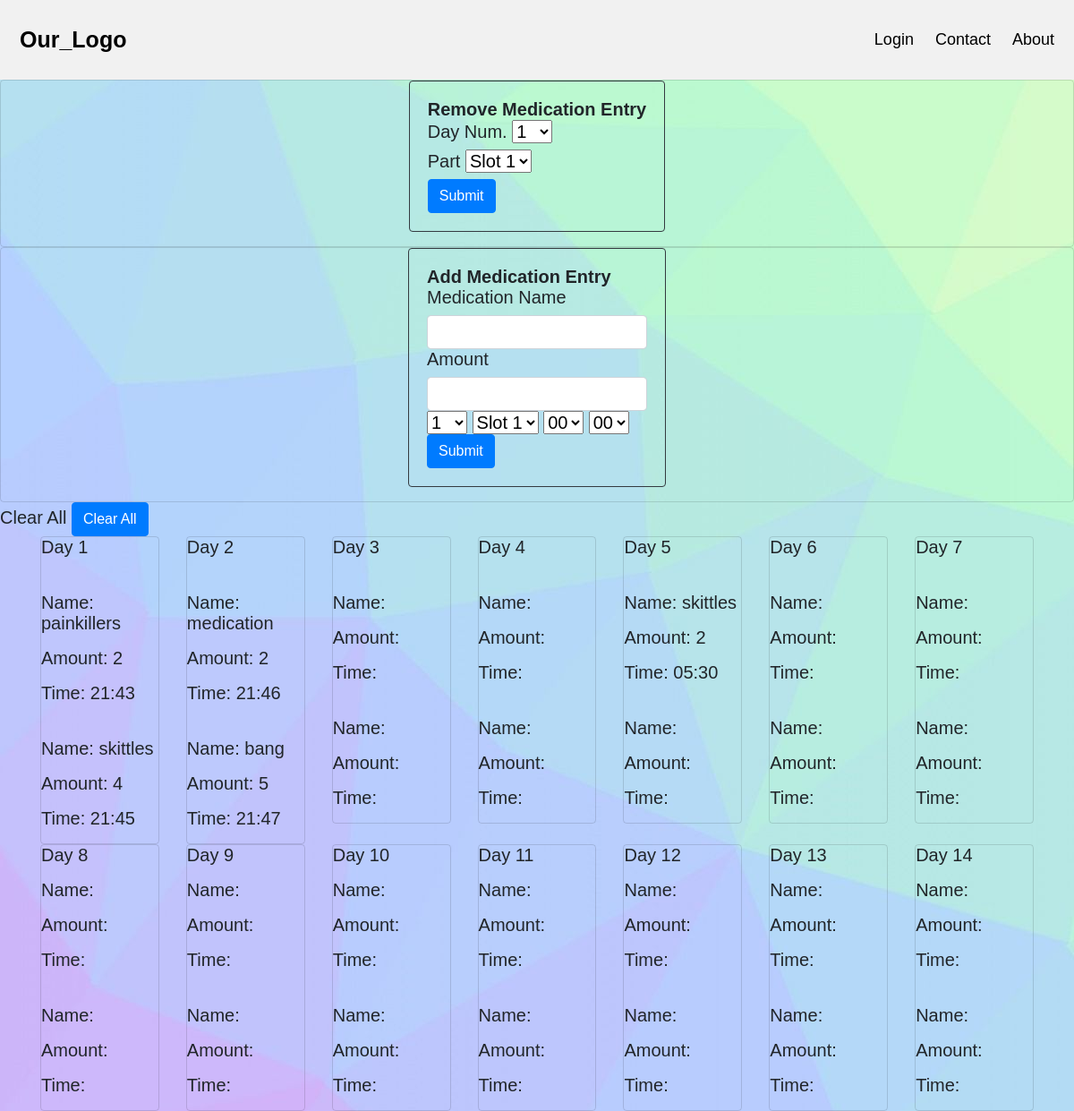
The page /caregiver/medication-scheduling.php on the database its author committed.
### tables this page shows
CREATE TABLE `medicine` (
  `NAME` varchar(32) DEFAULT NULL,
  `DAY-COUNT` varchar(4) DEFAULT NULL,
  `AMOUNT` varchar(2) DEFAULT NULL,
  `TIME` varchar(100) DEFAULT NULL
);

### caregiver/medication-scheduling.php (the view, shortened to what this page needs)
<?php
    require '../includes/header.php';
    require_once '../includes/dbhandler.php';
?>
<!DOCTYPE html>
<link rel="stylesheet" type="text/css" href="https://stackpath.bootstrapcdn.com/bootstrap/4.5.2/css/bootstrap.min.css">
<html lang="en">
<head>
    <link rel="stylesheet" type="text/css"
        href="https://stackpath.bootstrapcdn.com/bootstrap/4.5.2/css/bootstrap.min.css">
</head>
<div class="card">
    <div class="card border-dark mb-3" style="max-width: 18rem;">
        <div class="card-body">
            <b> Remove Medication Entry </b>
                <form id="reset" method="POST">
                    <label for="">Day Num.</label>
                        <select name="day">
                            <option value="1">1</option>
                        </select>
                    <br>
                        <label for="">Part</label>
                            <select name="part">
                                <option value="1">Slot 1</option>
                            </select>
                    <br>
                    <button type="submit" name="reset" class="btn btn-primary">Submit</button>
                </form>
        </div>
    </div>
</div>
<div class="card">
    <div class="card border-dark mb-3" style="max-width: 18rem;">
        <div class="card-body">
        <b> Add Medication Entry </b>
            <form id="Dispatch-Time" method="POST">
                <label for="">Medication Name</label>
                <input type="text" name="name" class="form-control">
                <label for="">Amount</label>
                <input type="text" name="amount" class="form-control">
                <select name="Day-Count">
                    <option value="1">1</option>
                </select>
                <select name="Day-Count-Part">
                    <option value="1">Slot 1</option>
                </select>
                <select name="Hour">
                    <option value="00">00</option>
                </select>
                <select name="Minute">
                    <option value="00">00</option>
                </select>
                <button type="submit" name="submit" class="btn btn-primary">Submit</button>
            </form>
        </div>
    </div>
</div>
<form id="Clear-All" method="POST">
    <label for="">Clear All</label>
    <button type="submit" name="clear-all" class="btn btn-primary">Clear All</button>
</form>
<div class="container">
    <div class="row">
        <?php
            $display_sql = "SELECT * FROM medicine";
            $results = mysqli_query($conn, $display_sql);
            for ($i=1; $i < 8; $i++) {
                $row = mysqli_fetch_assoc($results);
                $next_row = mysqli_fetch_assoc($results);
                echo '
                <div class="col-md">
                    <div class="card" >
                        <p>Day '.$i.'</p>
                        <br>
                        <p>Name: '.htmlspecialchars($row['NAME'],ENT_QUOTES,'UTF-8').'</p>
                        <p>Amount: '.htmlspecialchars($row['AMOUNT'],ENT_QUOTES,'UTF-8').'</p>
                        <p>Time: '.htmlspecialchars($row['TIME'],ENT_QUOTES,'UTF-8').'</p>
                        <br>
                        <p>Name: '.htmlspecialchars($next_row['NAME'],ENT_QUOTES,'UTF-8').'</p>
                        <p>Amount: '.htmlspecialchars($next_row['AMOUNT'],ENT_QUOTES,'UTF-8').'</p>
                        <p>Time: '.htmlspecialchars($next_row['TIME'],ENT_QUOTES,'UTF-8').'</p>
                    </div>
                </div>
                ';
            }
        ?>
    </div>
    <div class="row">
        <?php
            for ($i=8; $i < 15; $i++) {
                $row = mysqli_fetch_assoc($results);
                $next_row = mysqli_fetch_assoc($results);
                echo '
                <div class="col-md">
                    <div class="card" >
                        <p>Day '.$i.'</p>
                        <p>Name: '.htmlspecialchars($row['NAME'],ENT_QUOTES,'UTF-8').'</p>
                        <p>Amount: '.htmlspecialchars($row['AMOUNT'],ENT_QUOTES,'UTF-8').'</p>
                        <p>Time: '.htmlspecialchars($row['TIME'],ENT_QUOTES,'UTF-8').'</p>
                        <br>
                        <p>Name: '.htmlspecialchars($next_row['NAME'],ENT_QUOTES,'UTF-8').'</p>
                        <p>Amount: '.htmlspecialchars($next_row['AMOUNT'],ENT_QUOTES,'UTF-8').'</p>
                        <p>Time: '.htmlspecialchars($next_row['TIME'],ENT_QUOTES,'UTF-8').'</p>
                    </div>
                </div>
                ';
            }
        ?>
    </div>
</div>
</html>

### includes/header.php (shortened to what this page needs)
<!DOCTYPE html>
<html lang="en">
	<head>
		<link rel="stylesheet" type="text/css" href="/css/header.css" />
	</head>
	<body>
		<div class="header">
			<a href="#default" class="logo">Our_Logo</a>
			<div class="header-right">
				<?php
					if (isset($_SESSION['loggedin'])): ?>
						<a class='navigation-link' href='/home.php'>Home</a>
						<a class='navigation-link' href='/logout.php'>Logout</a>
					<?php else: ?>
						<a class='navigation-link' href='/index.php'>Login</a>
					<?php endif ?>
				<a href="/contact.php">Contact</a>
				<a href="/about-us.php">About</a>
			</div>
		</div>
	</body>
</html>

### css/header.css (style rules this page uses)
.header { overflow: hidden; background-color: #f1f1f1; padding: 20px 10px; }
.header a { float: left; color: black; text-align: center; padding: 12px; text-decoration: none; font-size: 18px; line-height: 25px; border-radius: 4px; }
.header a.logo { font-size: 25px; font-weight: bold; }
.header-right { float: right; }

### caregiver/medication-scheduling.php (style rules this page uses)
body { font: 20px sans-serif; background-image: url('../includes/backr.jpg'); }
a { color: inherit; text-decoration: none; }
.card { width: 300; margin: 0 auto; float: none; padding: none; background: transparent; }

### rows shown on the page
medicine: NAME "painkillers", AMOUNT "2", TIME "21:43", medicine.NAME "skittles", medicine.AMOUNT "4", medicine.TIME "21:45"
medicine: NAME "medication", AMOUNT "2", TIME "21:46", medicine.NAME "bang", medicine.AMOUNT "5", medicine.TIME "21:47"
medicine: NAME "skittles", AMOUNT "2", TIME "05:30"
